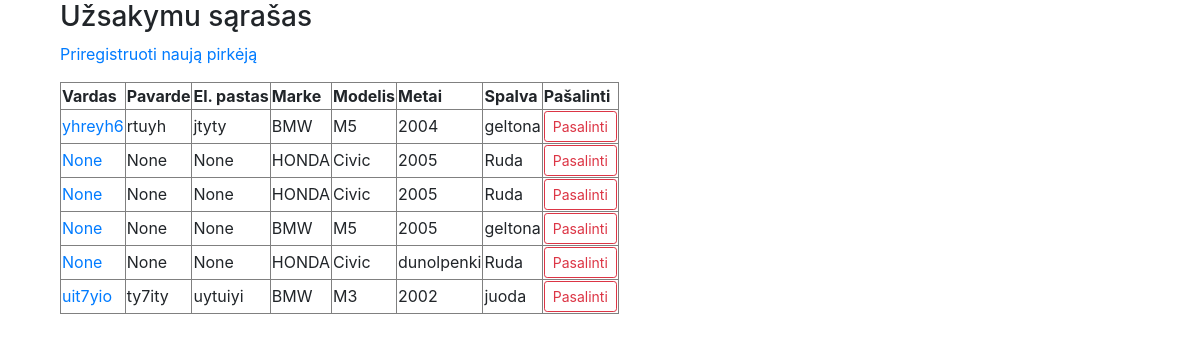
The app's page /perziura/, older data.
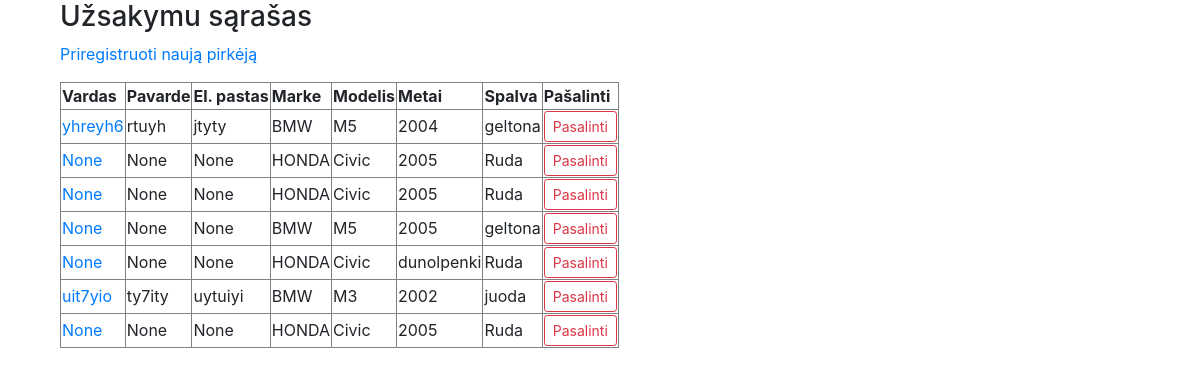
The same page, newer data.
### perziura/models.py (models this page shows, shortened)
class Klientas(models.Model):
    klientas_vardas = models.CharField(max_length=124, blank=True, null=True)
    klientas_pavarde = models.CharField(max_length=124, blank=True, null=True)
    klientas_email = models.CharField(max_length=30, blank=True, null=True)
    marke = models.ForeignKey(Marke, on_delete=models.SET_NULL, null=True)
    modelis = models.ForeignKey(Modelis, on_delete=models.SET_NULL, null=True)
    metai = models.ForeignKey(Metai, on_delete=models.SET_NULL, null=True)
    spalva = models.ForeignKey(Spalva, on_delete=models.SET_NULL, null=True)

class Marke(models.Model):
    marke = models.CharField(max_length=20, null=True, blank=True, default='marke')
    def __str__(self):
        return self.marke

class Modelis(models.Model):
    modelis = models.CharField(max_length=20, null=True, blank=True, default='modelis')
    marke = models.ForeignKey(Marke, on_delete=models.CASCADE, null=True)
    def __str__(self):
        return self.modelis

class Metai(models.Model):
    metai = models.CharField(max_length=20, null=True, blank=True, default='metai')
    modelis = models.ForeignKey(Modelis, on_delete=models.CASCADE, null=True)
    def __str__(self):
        return self.metai

class Spalva(models.Model):
    spalva = models.CharField(max_length=20, null=True, blank=True, default='spalva')
    modelis = models.ForeignKey(Modelis, on_delete=models.CASCADE, null=True)
    def __str__(self):
        return self.spalva

### perziura/views.py (the view)
# urls.py: path('perziura/', views.Perziura.as_view(), name='perziura'),
class Perziura(ListView):
    model = Klientas
    context_object_name = 'klientai'

### perziura/templates/perziura/klientas_list.html (shortened to what this page needs)
{% extends 'base.html' %}
{% block content %}
<div class="container">
<h3>Užsakymu sąrašas</h3>
<p>
  <a href="{% url 'registracija' %}">Priregistruoti naują pirkėją</a>
</p>
<table border="1">
  <thead>
    <tr>
      <th>Vardas</th>
      <th>Pavarde</th>
      <th>El. pastas</th>
      <th>Marke</th>
      <th>Modelis</th>
      <th>Metai</th>
      <th>Spalva</th>
      <th>Pašalinti</th>
    </tr>
  </thead>
  <tbody>
    {% for klientas in klientai %}
      <tr>
        <td><a href="{% url 'redagavimas' klientas.pk %}">{{ klientas.klientas_vardas }}</a></td>
        <td>{{ klientas.klientas_pavarde }}</td>
        <td>{{ klientas.klientas_email }}</td>
        <td>{{ klientas.marke }}</td>
        <td>{{ klientas.modelis }}</td>
        <td>{{ klientas.metai }}</td>
        <td>{{ klientas.spalva }}</td>
        <td>
           <a href="{% url 'pasalinimas' klientas.pk %}" class="btn btn-outline-danger btn-sm"> Pasalinti</a>
      </tr>
      {% empty %}
        <tr>
          <td colspan="7">No person in the database. <a href="{% url 'registracija' %}">Add the first person</a>.</td>
        </tr>
      {% endfor %}
    </tbody>
  </table>
</div>
{% endblock %}

Row changes from the older to the newer data that the page shows:
added Klientas: klientas_vardas "None", klientas_pavarde "None", klientas_email "None", marke "HONDA", modelis "Civic", metai "2005", spalva "Ruda"
